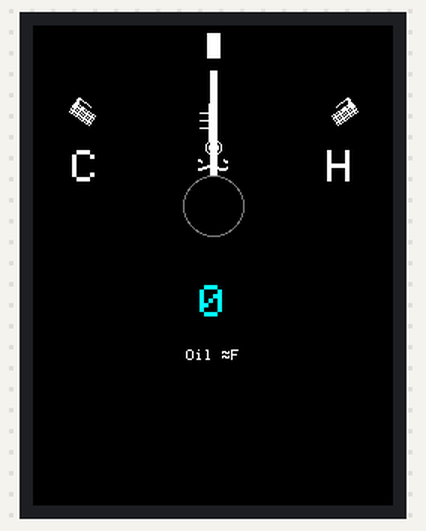
This sketch was run on a simulated ESP32. On the bench: 240×320 colour display.

Above: at 0.4 s.
At 5.41 s:
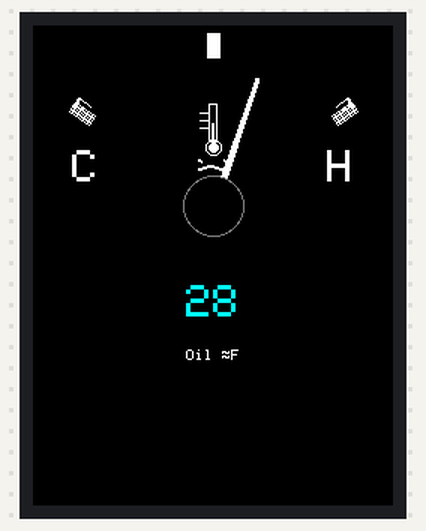
At 10.25 s:
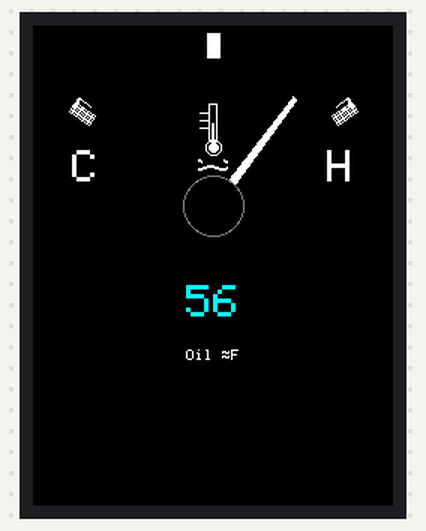
At 19.93 s:
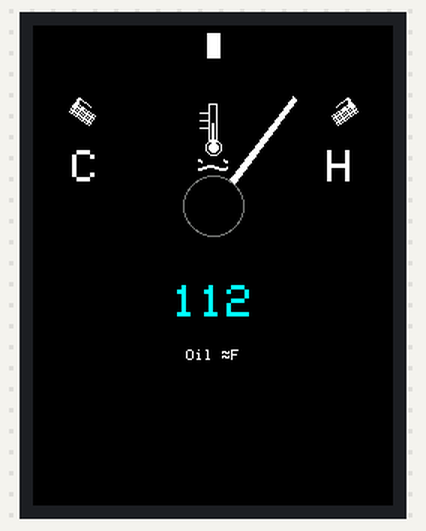
At 29.61 s:
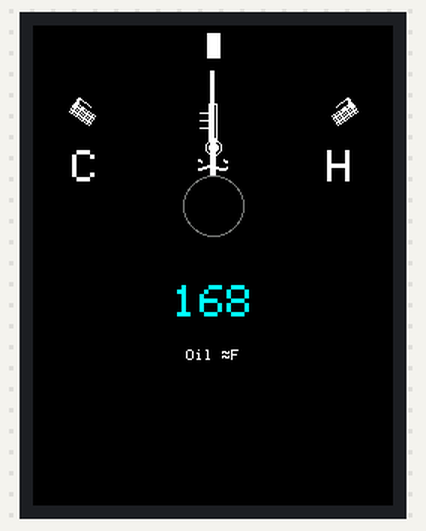
At 39.64 s:
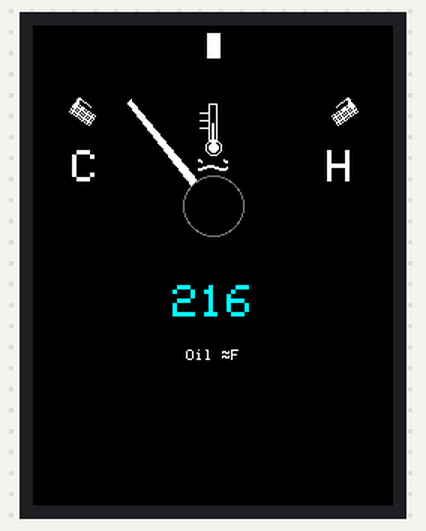

The sketch:

water_temp_gauge.ino
```cpp
/**
 * Water Temperature Gauge
 * Based on gauge_template with custom tick pattern
 */

#include <TFT_eSPI.h>
#include <SPI.h>

TFT_eSPI tft = TFT_eSPI();
TFT_eSprite dial = TFT_eSprite(&tft);

// ============================================================================
// GAUGE-SPECIFIC CONFIGURATION
// ============================================================================

typedef void (*IconDrawFunc)(TFT_eSprite&, int, int, int, int, uint16_t, uint16_t);

// Forward declaration
void drawThermometerWaterIcon(TFT_eSprite &spr, int cx, int cy, int w, int h, uint16_t fg, uint16_t bg);

static IconDrawFunc GAUGE_ICON_FUNC = &drawThermometerWaterIcon;

static const int ICON_OFFSET_Y = -55;
static const int ICON_WIDTH = 24;
static const int ICON_HEIGHT = 38;

static const char* GAUGE_START_LABEL = "C";
static const char* GAUGE_END_LABEL = "H";
static const int LABEL_OFFSET_X = 85;
static const int LABEL_OFFSET_Y = -25;

// Secondary label with degree symbol
static const char* GAUGE_SECONDARY_LABEL = "Oil";  // We'll draw the °F separately
static const int SECONDARY_LABEL_Y = 100;

// Custom tick pattern - handled specially in drawDialBase
// 2 ticks clustered at each end with 2px spacing, connected by arc

// ============================================================================
// DISPLAY CONFIGURATION
// ============================================================================

static const int SCREEN_W = 240;
static const int SCREEN_H = 240;

// ============================================================================
// GAUGE GEOMETRY
// ============================================================================

static const int CX = SCREEN_W / 2;
static const int CY = SCREEN_H / 2;

static const int R_TICK1 = 115;
static const int R_TICK2 = 105;
static const int R_NEEDLE = 90;

static const float ANGLE_MIN = -145.0f;
static const float ANGLE_MAX = -35.0f;

// ============================================================================
// COLORS
// ============================================================================

static const uint16_t COL_BG      = TFT_BLACK;
static const uint16_t COL_RING    = TFT_DARKGREY;
static const uint16_t COL_DIAL    = TFT_BLACK;
static const uint16_t COL_TICKS   = TFT_WHITE;
static const uint16_t COL_TEXT    = TFT_WHITE;
static const uint16_t COL_NEEDLE  = TFT_WHITE;
static const uint16_t COL_ACCENT  = TFT_CYAN;

// ============================================================================
// STATE VARIABLES
// ============================================================================

float gaugeValue = 0.5f;
int   digitalValue = 0;

// ============================================================================
// UTILITY FUNCTIONS
// ============================================================================

static inline float deg2rad(float d) {
  return d * 0.017453292519943295f;
}

static inline void polarPoint(int cx, int cy, int r, float angDeg, int &x, int &y) {
  float a = deg2rad(angDeg);
  x = cx + (int)lroundf(cosf(a) * r);
  y = cy + (int)lroundf(sinf(a) * r);
}

// ============================================================================
// THERMOMETER IN WATER ICON
// Mercury thermometer with 3 horizontal lines, floating in wavy water
// ============================================================================

void drawThermometerWaterIcon(TFT_eSprite &spr, int cx, int cy, int w, int h,
                               uint16_t fg, uint16_t bg)
{
  // Thermometer dimensions
  int thermW = 6;  // Width of thermometer tube
  int thermH = (int)(h * 0.7f);  // Height of thermometer
  int bulbR = 5;   // Radius of mercury bulb at bottom

  int thermX = cx;  // Center x of thermometer
  int thermTopY = cy - (int)(h * 0.35f);
  int thermBotY = thermTopY + thermH;
  int bulbY = thermBotY + bulbR - 2;

  // Draw thermometer tube (outline)
  spr.drawRect(thermX - thermW/2, thermTopY, thermW, thermH, fg);

  // Draw rounded top of thermometer
  spr.drawLine(thermX - thermW/2, thermTopY, thermX + thermW/2 - 1, thermTopY, fg);
  spr.drawPixel(thermX - thermW/2, thermTopY + 1, fg);
  spr.drawPixel(thermX + thermW/2 - 1, thermTopY + 1, fg);

  // Draw mercury bulb at bottom (circle)
  spr.drawCircle(thermX, bulbY, bulbR, fg);
  spr.fillCircle(thermX, bulbY, bulbR - 2, fg);  // Filled inner part (mercury)

  // Draw mercury line inside tube (partial fill to show temperature)
  int mercuryH = (int)(thermH * 0.5f);  // 50% filled
  int mercuryTop = thermBotY - mercuryH;
  spr.fillRect(thermX - thermW/2 + 2, mercuryTop, thermW - 4, mercuryH, fg);

  // Draw 3 horizontal lines extending left from thermometer
  // These are scale markers on the thermometer
  int lineLen = 5;
  int lineSpacing = (int)(thermH * 0.2f);
  int lineStartX = thermX - thermW/2 - 1;

  for (int i = 0; i < 3; i++) {
    int lineY = thermTopY + (int)(thermH * 0.25f) + i * lineSpacing;
    spr.drawLine(lineStartX - lineLen, lineY, lineStartX, lineY, fg);
  }

  // Water waves below thermometer
  int waveY1 = bulbY + bulbR + 3;  // First wave line
  int waveY2 = waveY1 + 5;          // Second wave line (underline)
  int waveAmplitude = 2;
  int waveStartX = cx - (int)(w * 0.45f);
  int waveEndX = cx + (int)(w * 0.45f);

  // First wavy line - split in the middle where thermometer bulb is
  // Left portion
  for (int x = waveStartX; x < thermX - bulbR - 2; x++) {
    float phase = (x - waveStartX) * 0.4f;
    int waveOffset = (int)(sinf(phase) * waveAmplitude);
    spr.drawPixel(x, waveY1 + waveOffset, fg);
    spr.drawPixel(x, waveY1 + waveOffset + 1, fg);  // 2px thick
  }

  // Right portion
  for (int x = thermX + bulbR + 2; x < waveEndX; x++) {
    float phase = (x - waveStartX) * 0.4f;
    int waveOffset = (int)(sinf(phase) * waveAmplitude);
    spr.drawPixel(x, waveY1 + waveOffset, fg);
    spr.drawPixel(x, waveY1 + waveOffset + 1, fg);  // 2px thick
  }

  // Second wavy line - continuous underline
  for (int x = waveStartX; x < waveEndX; x++) {
    float phase = (x - waveStartX) * 0.4f + 1.5f;  // Phase offset for variety
    int waveOffset = (int)(sinf(phase) * waveAmplitude);
    spr.drawPixel(x, waveY2 + waveOffset, fg);
    spr.drawPixel(x, waveY2 + waveOffset + 1, fg);  // 2px thick
  }
}

// ============================================================================
// DIAL RENDERING - Custom tick pattern for water temp gauge
// ============================================================================

void drawDialBase(TFT_eSprite &spr) {
  spr.fillSprite(COL_BG);

  // Custom tick pattern:
  // - Major thick tick at start (ANGLE_MIN)
  // - Major thick tick at end (ANGLE_MAX)
  // - Major thick tick at center
  // - 2 thin ticks clustered 2px (angular) from start tick
  // - 2 thin ticks clustered 2px (angular) from end tick
  // - Arc connecting the tops of clustered ticks at each end

  // Calculate angular spacing for 2px at R_TICK1 radius
  // arc_length = radius * angle_radians, so angle_degrees = (arc_length / radius) * (180/PI)
  float tickSpacingPx = 4.0f;  // 2px spacing between ticks
  float tickSpacingDeg = (tickSpacingPx / (float)R_TICK1) * (180.0f / 3.14159f);

  // Draw major ticks (start, center, end)
  float majorAngles[] = { ANGLE_MIN, (ANGLE_MIN + ANGLE_MAX) / 2.0f, ANGLE_MAX };

  for (int m = 0; m < 3; m++) {
    float ang = majorAngles[m];
    int x1, y1, x3, y3;
    polarPoint(CX, CY, R_TICK1, ang, x1, y1);
    polarPoint(CX, CY, R_TICK2 - 6, ang, x3, y3);

    float a = deg2rad(ang);
    float nx = -sinf(a);
    float ny = cosf(a);

    int thickness = 8;
    for (int t = -thickness/2; t <= thickness/2; t++) {
      int ox = nx * t;
      int oy = ny * t;
      spr.drawLine(x1 + ox, y1 + oy, x3 + ox, y3 + oy, COL_TICKS);
    }
  }

  // Draw clustered thin ticks near start (2 ticks, each 2px spacing inward)
  float startClusterAngles[] = {
    ANGLE_MIN + tickSpacingDeg,
    ANGLE_MIN + tickSpacingDeg * 2
  };

  for (int i = 0; i < 2; i++) {
    float ang = startClusterAngles[i];
    int x1, y1, x2, y2;
    polarPoint(CX, CY, R_TICK1, ang, x1, y1);
    polarPoint(CX, CY, R_TICK2, ang, x2, y2);
    spr.drawLine(x1, y1, x2, y2, COL_TICKS);
  }

  // Draw clustered thin ticks near end (2 ticks, each 2px spacing inward)
  float endClusterAngles[] = {
    ANGLE_MAX - tickSpacingDeg,
    ANGLE_MAX - tickSpacingDeg * 2
  };

  for (int i = 0; i < 2; i++) {
    float ang = endClusterAngles[i];
    int x1, y1, x2, y2;
    polarPoint(CX, CY, R_TICK1, ang, x1, y1);
    polarPoint(CX, CY, R_TICK2, ang, x2, y2);
    spr.drawLine(x1, y1, x2, y2, COL_TICKS);
  }

  // Draw arc connecting tops of start cluster (from major tick to last cluster tick)
  // Arc follows R_TICK1 radius, ~2px thick
  float arcStartAng = ANGLE_MIN;
  float arcEndAng = ANGLE_MIN + tickSpacingDeg * 2;
  int arcSteps = 20;

  for (int s = 0; s < arcSteps; s++) {
    float t = (float)s / (float)(arcSteps - 1);
    float ang = arcStartAng + t * (arcEndAng - arcStartAng);
    int x, y;
    polarPoint(CX, CY, R_TICK1, ang, x, y);
    // Draw 2px thick by drawing at R_TICK1 and R_TICK1-1
    spr.drawPixel(x, y, COL_TICKS);
    int x2, y2;
    polarPoint(CX, CY, R_TICK1 - 1, ang, x2, y2);
    spr.drawPixel(x2, y2, COL_TICKS);
  }

  // Draw arc connecting tops of end cluster
  float arcStartAng2 = ANGLE_MAX - tickSpacingDeg * 2;
  float arcEndAng2 = ANGLE_MAX;

  for (int s = 0; s < arcSteps; s++) {
    float t = (float)s / (float)(arcSteps - 1);
    float ang = arcStartAng2 + t * (arcEndAng2 - arcStartAng2);
    int x, y;
    polarPoint(CX, CY, R_TICK1, ang, x, y);
    spr.drawPixel(x, y, COL_TICKS);
    int x2, y2;
    polarPoint(CX, CY, R_TICK1 - 1, ang, x2, y2);
    spr.drawPixel(x2, y2, COL_TICKS);
  }

  // Draw icon
  if (GAUGE_ICON_FUNC != nullptr) {
    GAUGE_ICON_FUNC(spr, CX, CY + ICON_OFFSET_Y, ICON_WIDTH, ICON_HEIGHT, COL_TEXT, COL_DIAL);
  }

  // Draw start/end labels
  spr.setTextColor(COL_TEXT, COL_DIAL);
  spr.setTextDatum(MC_DATUM);
  spr.setTextSize(3);

  if (GAUGE_START_LABEL[0] != '\0') {
    spr.drawString(GAUGE_START_LABEL, CX - LABEL_OFFSET_X, CY + LABEL_OFFSET_Y);
  }
  if (GAUGE_END_LABEL[0] != '\0') {
    spr.drawString(GAUGE_END_LABEL, CX + LABEL_OFFSET_X, CY + LABEL_OFFSET_Y);
  }

  // Draw secondary label: "Oil °F"
  spr.setTextSize(1);
  // Draw "Oil " then degree symbol then "F"
  spr.setTextDatum(MC_DATUM);

  // Calculate positions for "Oil °F"
  // We'll draw it as a single string with the degree character
  // TFT_eSPI supports extended ASCII, degree symbol is char 176 or we can use °
  char tempLabel[16];
  snprintf(tempLabel, sizeof(tempLabel), "Oil %cF", (char)247);  // 247 is degree symbol in some fonts
  spr.drawString(tempLabel, CX, CY + SECONDARY_LABEL_Y);
}

void drawNeedleCone(TFT_eSprite &spr, float value01) {
  value01 = constrain(value01, 0.0f, 1.0f);

  float angDeg = ANGLE_MIN + value01 * (ANGLE_MAX - ANGLE_MIN);
  float a = deg2rad(angDeg);

  int xTip, yTip;
  polarPoint(CX, CY, R_NEEDLE, angDeg, xTip, yTip);

  float nx = -sinf(a);
  float ny = cosf(a);

  const float baseW = 5.0f;
  const float tipW = 3.0f;

  float b = baseW * 0.5f;
  float t = tipW * 0.5f;

  int xBL = CX + (int)lroundf(nx * b);
  int yBL = CY + (int)lroundf(ny * b);
  int xBR = CX - (int)lroundf(nx * b);
  int yBR = CY - (int)lroundf(ny * b);

  int xTL = xTip + (int)lroundf(nx * t);
  int yTL = yTip + (int)lroundf(ny * t);
  int xTR = xTip - (int)lroundf(nx * t);
  int yTR = yTip - (int)lroundf(ny * t);

  spr.fillTriangle(xBL, yBL, xBR, yBR, xTL, yTL, COL_NEEDLE);
  spr.fillTriangle(xBR, yBR, xTR, yTR, xTL, yTL, COL_NEEDLE);

  spr.fillCircle(CX, CY, 20, TFT_DARKGREY);
  spr.fillCircle(CX, CY, 19, TFT_BLACK);
}

void drawDigitalReadout(TFT_eSprite &spr, int value) {
  spr.setTextDatum(MC_DATUM);
  spr.setTextColor(COL_ACCENT, COL_DIAL);
  spr.setTextSize(3);

  char buf[12];
  snprintf(buf, sizeof(buf), "%d", value);
  spr.drawString(buf, CX, CY + 65);
}

void renderGauge(float value01, int readoutValue) {
  drawDialBase(dial);
  drawNeedleCone(dial, value01);
  drawDigitalReadout(dial, readoutValue);
  dial.pushSprite(0, 0);
}

// ============================================================================
// ARDUINO SETUP & LOOP
// ============================================================================

void setup() {
  tft.init();
  tft.setRotation(0);
  tft.fillScreen(COL_BG);

  dial.setColorDepth(16);
  dial.createSprite(SCREEN_W, SCREEN_H);
  dial.fillSprite(COL_BG);

  renderGauge(gaugeValue, digitalValue);
}

void loop() {
  static uint32_t last = 0;
  if (millis() - last > 40) {
    last = millis();

    static float dir = 0.006f;
    gaugeValue += dir;
    if (gaugeValue >= 1.0f) { gaugeValue = 1.0f; dir = -dir; }
    if (gaugeValue <= 0.0f) { gaugeValue = 0.0f; dir = -dir; }

    // Oil temp simulation (typical range 180-220°F)
    static int ddir = 1;
    digitalValue += ddir;
    if (digitalValue > 220) ddir = -1;
    if (digitalValue < 180) ddir = 1;

    renderGauge(gaugeValue, digitalValue);
  }
}
```
